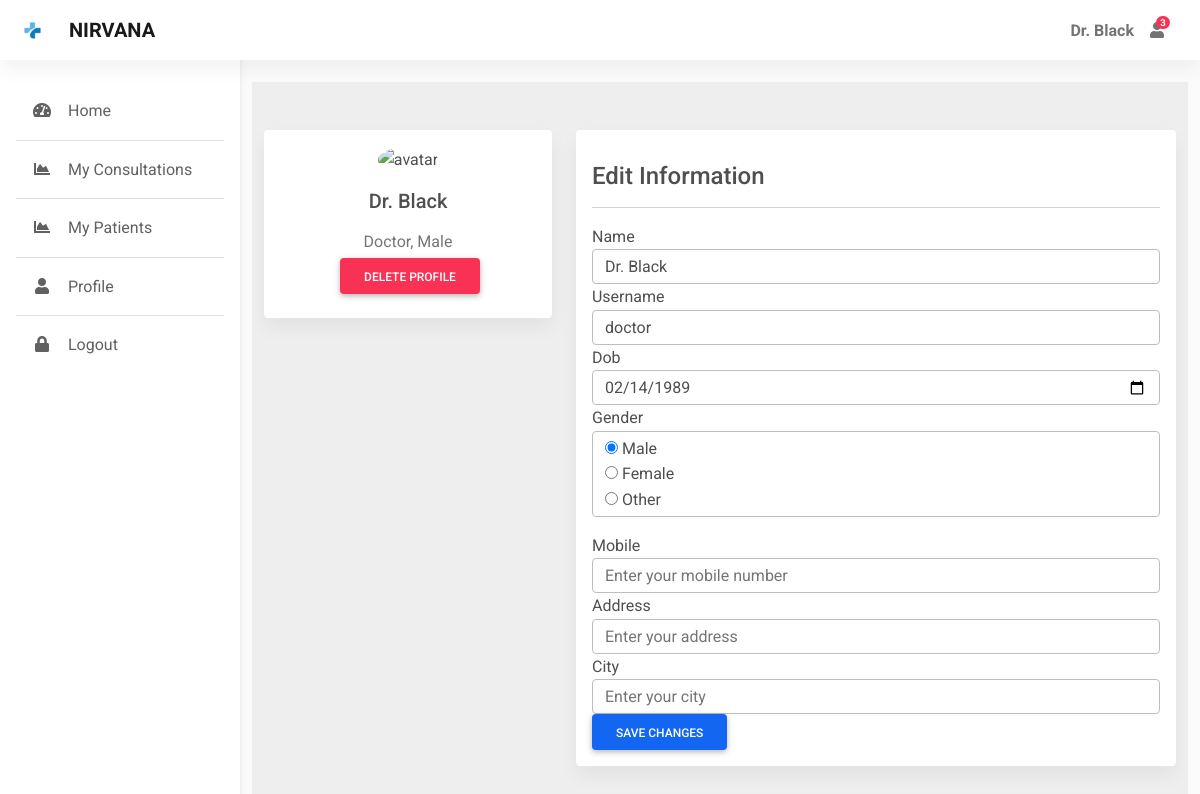
The page /edit_profile (signed in) on the database as committed earlier.
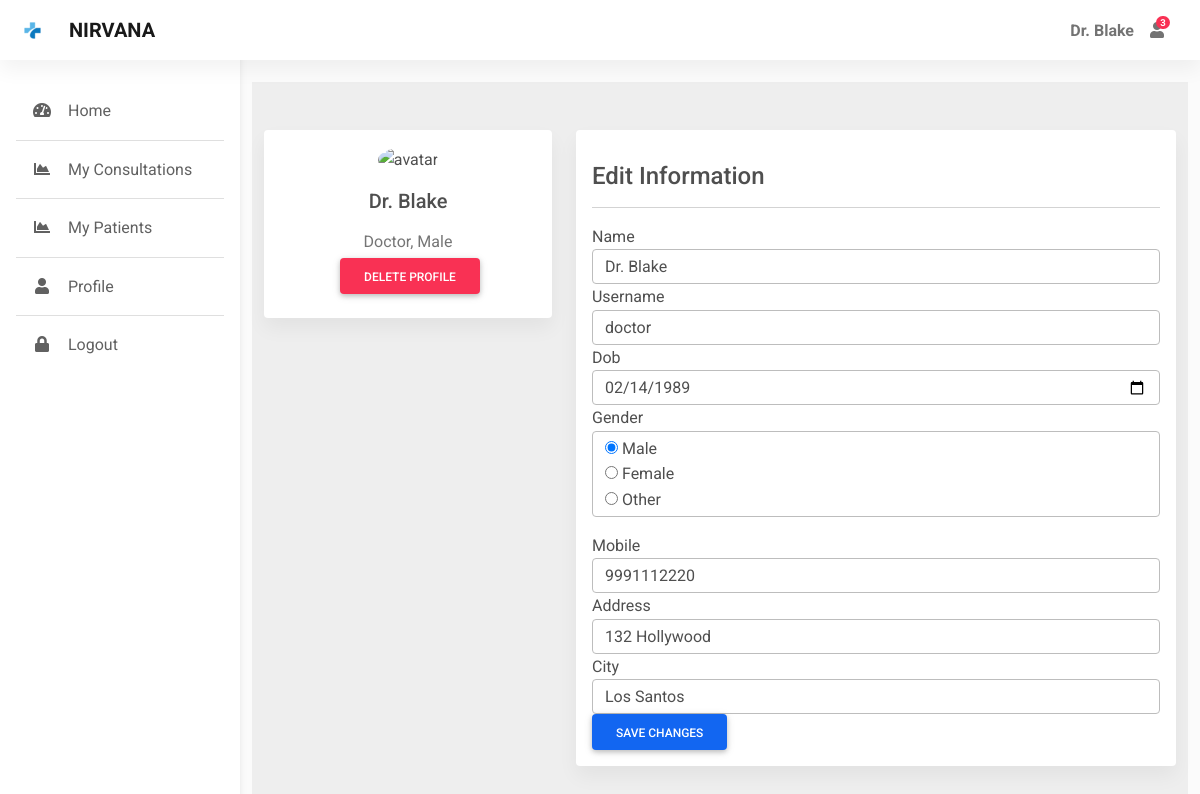
The same page on the database as committed later.
### app.py (models this page shows)
class User(db.Model, UserMixin):
    id = db.Column(db.Integer, primary_key=True)
    username = db.Column(db.String(50), nullable=False, unique=True)
    password = db.Column(db.String(50), nullable=False)
    name = db.Column(db.String(50), nullable=False)
    address = db.Column(db.String(80))
    city = db.Column(db.String(30))
    dob = db.Column(db.Date, nullable=False)
    gender = db.Column(db.String(10), nullable=False)
    is_doctor = db.Column(db.Boolean, default=False, nullable=False)
    mobile = db.Column(db.Integer)

### app.py (the view)
@app.route('/edit_profile', methods=['GET', 'POST'])
@login_required
def edit_profile():
    form = EditForm(obj=current_user)
    if form.validate_on_submit():
        form.populate_obj(current_user)
        db.session.commit()
        return redirect(url_for('profile'))
    return render_template('edit_profile.html', form=form)

### app.py
class EditForm(FlaskForm):
    username = StringField(validators=[InputRequired(), Length(min=4, max=20)], render_kw={"placeholder": "User Name"}, name='username')
    name = StringField(validators=[InputRequired(), Length(min=4, max=20)], render_kw={"placeholder": "Full Name"}, name='name')
    gender = RadioField('Gender', choices=[('Male'),('Female'),('Other')], name='gender')
    address = StringField(validators=[InputRequired(), Length(min=4, max=100)], render_kw={"placeholder": "Address"}, name='address')
    mobile = StringField(validators=[InputRequired(), Length(min=10, max=12)], render_kw={"placeholder": "Mobile No."}, name='mobile')
    city = StringField(validators=[InputRequired(), Length(min=4, max=30)], render_kw={"placeholder": "City"}, name='city')
    dob = DateField(validators=[InputRequired()],render_kw={"placeholder": "Date of Birth"}, name='dob')
    submit = SubmitField("Save Changes")

### app.py (called while the page is built)
@login_manager.user_loader
def load_user(user_id):
    return User.query.get(int(user_id))

@app.context_processor
def inject_datetime():
    return dict(datetime=datetime)

### templates/edit_profile.html (shortened to what this page needs)
{% extends "dashboard.html" %}
{% block main %}
<div class="container pt-4">
    <section style="background-color: #eee;">
      <div class="container py-5">
        <div class="row">
          <div class="col-lg-4">
            <div class="card mb-4">
              <div class="card-body text-center">
                <img src="https://mdbcdn.b-cdn.net/img/Photos/new-templates/bootstrap-chat/ava3.webp" alt="avatar"
                  class="rounded-circle img-fluid" style="width: 150px;">
                <h5 class="my-3">{{ current_user.name }}</h5>
                {% if current_user.is_doctor %}
                  <p class="text-muted mb-1">Doctor, {{ current_user.gender }}</p>
                {% else %}
                  <p class="text-muted mb-1">Patient, {{ current_user.gender }}</p>
                  <p class="text-muted mb-4">{{ current_user.address }}</p>
                {% endif %}
                <div class="d-flex justify-content-center mb-2">
                  <a href="{{ url_for('delete_profile') }}" class="btn btn-danger ms-1">Delete Profile</a>
                </div>
              </div>
            </div>
          </div>
          <div class="col-lg-8">
            <div class="card mb-4">
                <div class="card-body">
                    <h4 class="my-3">Edit Information</h4>
                    <hr>
                    <form method="post">
                        <div class="form-group">
                            {{ form.name.label() }}
                            {{ form.name(class="form-control", placeholder="Enter your full name") }}
                        </div>
                        <div class="form-group">
                            {{ form.username.label() }}
                            {{ form.username(class="form-control", placeholder="Enter your username") }}
                        </div>
                        <div class="form-group">
                            {{ form.dob.label() }}
                            {{ form.dob(class="form-control") }}
                        </div>
                        <div class="form-group">
                            {{ form.gender.label() }}
                            {{ form.gender(style="list-style:none", class="form-control") }}
                        </div>
                        <div class="form-group">
                            {{ form.mobile.label() }}
                            {{ form.mobile(class="form-control", placeholder="Enter your mobile number") }}
                        </div>
                        <div class="form-group">
                            {{ form.address.label() }}
                            {{ form.address(class="form-control", placeholder="Enter your address") }}
                        </div>
                        <div class="form-group">
                            {{ form.city.label() }}
                            {{ form.city(class="form-control", placeholder="Enter your city") }}
                        </div>
                        <button type="submit" class="btn btn-primary">Save Changes</button>
                    </form>
                </div>
            </div>
          </div>
        </div>
      </div>
    </section>
</div>
{% endblock %}

### templates/dashboard.html (shortened to what this page needs)
<!DOCTYPE html>
<html lang="en">
<head>
  <link rel="stylesheet" href="https://use.fontawesome.com/releases/v5.11.2/css/all.css" />
  <link rel="stylesheet" href="{{ url_for('static', filename='css/mdb.min.css') }}" />
  <link rel="stylesheet"  href="{{ url_for('static', filename='css/admin.css') }}"/>
</head>
<body>
  <header>
    <nav id="sidebarMenu" class="collapse d-lg-block sidebar collapse bg-white">
      <div class="position-sticky">
        <div class="list-group list-group-flush mx-3 mt-4">
          <a href="{{ url_for('home') }}" class="list-group-item list-group-item-action py-3 ripple {% if request.endpoint == 'home' %}active{% endif %}" aria-current="true">
            <i class="fas fa-tachometer-alt fa-fw me-3"></i><span>Home</span>
          </a>
          {% if current_user.is_doctor %}
          <a href="{{ url_for('myappointments') }}" class="list-group-item list-group-item-action py-3 ripple {% if request.endpoint == 'myappointments' %}active{% endif %}">
            <i class="fas fa-chart-area fa-fw me-3"></i><span>My Consultations</span>
          </a>
          <a href="{{ url_for('mypatients') }}" class="list-group-item list-group-item-action py-3 ripple {% if request.endpoint == 'mypatients' or request.endpoint == 'viewpatient' %}active{% endif %}">
            <i class="fas fa-chart-area fa-fw me-3"></i><span>My Patients</span>
          </a>
          {% endif %}
          <a href="{{ url_for('profile') }}" class="list-group-item list-group-item-action py-3 ripple {% if request.endpoint == 'profile' %}active{% endif %}"><i
              class="fas fa-user fa-fw me-3"></i><span>Profile</span></a>
          <a href="{{ url_for('logout') }}" class="list-group-item list-group-item-action py-3 ripple">
            <i class="fas fa-lock fa-fw me-3"></i><span>Logout</span>
          </a>
        </div>
      </div>
    </nav>
    <nav id="main-navbar" class="navbar navbar-expand-lg navbar-light bg-white fixed-top">
      <div class="container-fluid">
        <a class="navbar-brand d-flex align-items-center fw-bold" href="/"><img class="d-inline-block me-3"  src="{{ url_for('static', filename='img/icons/logo.png') }}" alt="" />NIRVANA</a>
        <ul class="navbar-nav ms-auto d-flex flex-row">
            <li>
                <a class="nav-link me-3 me-lg-0 d-flex align-items-center fw-bold" href="#">{{ current_user.name }}</a>
            </li>
          <li class="nav-item dropdown">
            <a class="nav-link me-3 me-lg-0 dropdown-toggle hidden-arrow" href="#" id="navbarDropdownMenuLink"
              role="button" data-mdb-toggle="dropdown" aria-expanded="false">
              <i class="fas fa-user"></i>
              <span class="badge rounded-pill badge-notification bg-danger">3</span>
            </a>
          </li>
          <li class="nav-item dropdown">
            <a class="nav-link dropdown-toggle hidden-arrow d-flex align-items-center" href="#"
              id="navbarDropdownMenuLink" role="button" data-mdb-toggle="dropdown" aria-expanded="false">
            </a>
          </li>
        </ul>
      </div>
    </nav>
  </header>
  <main style="margin-top: 58px">
    {% block main %}
    {% endblock %}
  </main>
</body>
</html>

Rows that differ between the two databases and show on the page:
changed User "Male": name "Dr. Black" → "Dr. Blake"; mobile (not shown) → "9991112220"; address (not shown) → "132 Hollywood"; city (not shown) → "Los Santos"
